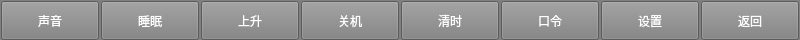
<?xml version="1.0" encoding="UTF-8"?>
<ui version="4.0">
 <class>seconlevel_f6</class>
 <widget class="QWidget" name="seconlevel_f6">
  <property name="geometry">
   <rect>
    <x>0</x>
    <y>0</y>
    <width>800</width>
    <height>40</height>
   </rect>
  </property>
  <property name="palette">
   <palette>
    <active>
     <colorrole role="WindowText">
      <brush brushstyle="SolidPattern">
       <color alpha="255">
        <red>255</red>
        <green>255</green>
        <blue>255</blue>
       </color>
      </brush>
     </colorrole>
     <colorrole role="Button">
      <brush brushstyle="SolidPattern">
       <color alpha="255">
        <red>128</red>
        <green>128</green>
        <blue>128</blue>
       </color>
      </brush>
     </colorrole>
     <colorrole role="Light">
      <brush brushstyle="SolidPattern">
       <color alpha="255">
        <red>192</red>
        <green>192</green>
        <blue>192</blue>
       </color>
      </brush>
     </colorrole>
     <colorrole role="Midlight">
      <brush brushstyle="SolidPattern">
       <color alpha="255">
        <red>160</red>
        <green>160</green>
        <blue>160</blue>
       </color>
      </brush>
     </colorrole>
     <colorrole role="Dark">
      <brush brushstyle="SolidPattern">
       <color alpha="255">
        <red>64</red>
        <green>64</green>
        <blue>64</blue>
       </color>
      </brush>
     </colorrole>
     <colorrole role="Mid">
      <brush brushstyle="SolidPattern">
       <color alpha="255">
        <red>85</red>
        <green>85</green>
        <blue>85</blue>
       </color>
      </brush>
     </colorrole>
     <colorrole role="Text">
      <brush brushstyle="SolidPattern">
       <color alpha="255">
        <red>255</red>
        <green>255</green>
        <blue>255</blue>
       </color>
      </brush>
     </colorrole>
     <colorrole role="BrightText">
      <brush brushstyle="SolidPattern">
       <color alpha="255">
        <red>255</red>
        <green>255</green>
        <blue>255</blue>
       </color>
      </brush>
     </colorrole>
     <colorrole role="ButtonText">
      <brush brushstyle="SolidPattern">
       <color alpha="255">
        <red>255</red>
        <green>255</green>
        <blue>255</blue>
       </color>
      </brush>
     </colorrole>
     <colorrole role="Base">
      <brush brushstyle="SolidPattern">
       <color alpha="255">
        <red>0</red>
        <green>0</green>
        <blue>0</blue>
       </color>
      </brush>
     </colorrole>
     <colorrole role="Window">
      <brush brushstyle="SolidPattern">
       <color alpha="255">
        <red>128</red>
        <green>128</green>
        <blue>128</blue>
       </color>
      </brush>
     </colorrole>
     <colorrole role="Shadow">
      <brush brushstyle="SolidPattern">
       <color alpha="255">
        <red>0</red>
        <green>0</green>
        <blue>0</blue>
       </color>
      </brush>
     </colorrole>
     <colorrole role="AlternateBase">
      <brush brushstyle="SolidPattern">
       <color alpha="255">
        <red>64</red>
        <green>64</green>
        <blue>64</blue>
       </color>
      </brush>
     </colorrole>
     <colorrole role="ToolTipBase">
      <brush brushstyle="SolidPattern">
       <color alpha="255">
        <red>255</red>
        <green>255</green>
        <blue>220</blue>
       </color>
      </brush>
     </colorrole>
     <colorrole role="ToolTipText">
      <brush brushstyle="SolidPattern">
       <color alpha="255">
        <red>0</red>
        <green>0</green>
        <blue>0</blue>
       </color>
      </brush>
     </colorrole>
    </active>
    <inactive>
     <colorrole role="WindowText">
      <brush brushstyle="SolidPattern">
       <color alpha="255">
        <red>255</red>
        <green>255</green>
        <blue>255</blue>
       </color>
      </brush>
     </colorrole>
     <colorrole role="Button">
      <brush brushstyle="SolidPattern">
       <color alpha="255">
        <red>128</red>
        <green>128</green>
        <blue>128</blue>
       </color>
      </brush>
     </colorrole>
     <colorrole role="Light">
      <brush brushstyle="SolidPattern">
       <color alpha="255">
        <red>192</red>
        <green>192</green>
        <blue>192</blue>
       </color>
      </brush>
     </colorrole>
     <colorrole role="Midlight">
      <brush brushstyle="SolidPattern">
       <color alpha="255">
        <red>160</red>
        <green>160</green>
        <blue>160</blue>
       </color>
      </brush>
     </colorrole>
     <colorrole role="Dark">
      <brush brushstyle="SolidPattern">
       <color alpha="255">
        <red>64</red>
        <green>64</green>
        <blue>64</blue>
       </color>
      </brush>
     </colorrole>
     <colorrole role="Mid">
      <brush brushstyle="SolidPattern">
       <color alpha="255">
        <red>85</red>
        <green>85</green>
        <blue>85</blue>
       </color>
      </brush>
     </colorrole>
     <colorrole role="Text">
      <brush brushstyle="SolidPattern">
       <color alpha="255">
        <red>255</red>
        <green>255</green>
        <blue>255</blue>
       </color>
      </brush>
     </colorrole>
     <colorrole role="BrightText">
      <brush brushstyle="SolidPattern">
       <color alpha="255">
        <red>255</red>
        <green>255</green>
        <blue>255</blue>
       </color>
      </brush>
     </colorrole>
     <colorrole role="ButtonText">
      <brush brushstyle="SolidPattern">
       <color alpha="255">
        <red>255</red>
        <green>255</green>
        <blue>255</blue>
       </color>
      </brush>
     </colorrole>
     <colorrole role="Base">
      <brush brushstyle="SolidPattern">
       <color alpha="255">
        <red>0</red>
        <green>0</green>
        <blue>0</blue>
       </color>
      </brush>
     </colorrole>
     <colorrole role="Window">
      <brush brushstyle="SolidPattern">
       <color alpha="255">
        <red>128</red>
        <green>128</green>
        <blue>128</blue>
       </color>
      </brush>
     </colorrole>
     <colorrole role="Shadow">
      <brush brushstyle="SolidPattern">
       <color alpha="255">
        <red>0</red>
        <green>0</green>
        <blue>0</blue>
       </color>
      </brush>
     </colorrole>
     <colorrole role="AlternateBase">
      <brush brushstyle="SolidPattern">
       <color alpha="255">
        <red>64</red>
        <green>64</green>
        <blue>64</blue>
       </color>
      </brush>
     </colorrole>
     <colorrole role="ToolTipBase">
      <brush brushstyle="SolidPattern">
       <color alpha="255">
        <red>255</red>
        <green>255</green>
        <blue>220</blue>
       </color>
      </brush>
     </colorrole>
     <colorrole role="ToolTipText">
      <brush brushstyle="SolidPattern">
       <color alpha="255">
        <red>0</red>
        <green>0</green>
        <blue>0</blue>
       </color>
      </brush>
     </colorrole>
    </inactive>
    <disabled>
     <colorrole role="WindowText">
      <brush brushstyle="SolidPattern">
       <color alpha="255">
        <red>64</red>
        <green>64</green>
        <blue>64</blue>
       </color>
      </brush>
     </colorrole>
     <colorrole role="Button">
      <brush brushstyle="SolidPattern">
       <color alpha="255">
        <red>128</red>
        <green>128</green>
        <blue>128</blue>
       </color>
      </brush>
     </colorrole>
     <colorrole role="Light">
      <brush brushstyle="SolidPattern">
       <color alpha="255">
        <red>192</red>
        <green>192</green>
        <blue>192</blue>
       </color>
      </brush>
     </colorrole>
     <colorrole role="Midlight">
      <brush brushstyle="SolidPattern">
       <color alpha="255">
        <red>160</red>
        <green>160</green>
        <blue>160</blue>
       </color>
      </brush>
     </colorrole>
     <colorrole role="Dark">
      <brush brushstyle="SolidPattern">
       <color alpha="255">
        <red>64</red>
        <green>64</green>
        <blue>64</blue>
       </color>
      </brush>
     </colorrole>
     <colorrole role="Mid">
      <brush brushstyle="SolidPattern">
       <color alpha="255">
        <red>85</red>
        <green>85</green>
        <blue>85</blue>
       </color>
      </brush>
     </colorrole>
     <colorrole role="Text">
      <brush brushstyle="SolidPattern">
       <color alpha="255">
        <red>64</red>
        <green>64</green>
        <blue>64</blue>
       </color>
      </brush>
     </colorrole>
     <colorrole role="BrightText">
      <brush brushstyle="SolidPattern">
       <color alpha="255">
        <red>255</red>
        <green>255</green>
        <blue>255</blue>
       </color>
      </brush>
     </colorrole>
     <colorrole role="ButtonText">
      <brush brushstyle="SolidPattern">
       <color alpha="255">
        <red>64</red>
        <green>64</green>
        <blue>64</blue>
       </color>
      </brush>
     </colorrole>
     <colorrole role="Base">
      <brush brushstyle="SolidPattern">
       <color alpha="255">
        <red>128</red>
        <green>128</green>
        <blue>128</blue>
       </color>
      </brush>
     </colorrole>
     <colorrole role="Window">
      <brush brushstyle="SolidPattern">
       <color alpha="255">
        <red>128</red>
        <green>128</green>
        <blue>128</blue>
       </color>
      </brush>
     </colorrole>
     <colorrole role="Shadow">
      <brush brushstyle="SolidPattern">
       <color alpha="255">
        <red>0</red>
        <green>0</green>
        <blue>0</blue>
       </color>
      </brush>
     </colorrole>
     <colorrole role="AlternateBase">
      <brush brushstyle="SolidPattern">
       <color alpha="255">
        <red>128</red>
        <green>128</green>
        <blue>128</blue>
       </color>
      </brush>
     </colorrole>
     <colorrole role="ToolTipBase">
      <brush brushstyle="SolidPattern">
       <color alpha="255">
        <red>255</red>
        <green>255</green>
        <blue>220</blue>
       </color>
      </brush>
     </colorrole>
     <colorrole role="ToolTipText">
      <brush brushstyle="SolidPattern">
       <color alpha="255">
        <red>0</red>
        <green>0</green>
        <blue>0</blue>
       </color>
      </brush>
     </colorrole>
    </disabled>
   </palette>
  </property>
  <property name="windowTitle">
   <string>Form</string>
  </property>
  <property name="autoFillBackground">
   <bool>true</bool>
  </property>
  <widget class="QWidget" name="horizontalLayoutWidget">
   <property name="geometry">
    <rect>
     <x>-1</x>
     <y>0</y>
     <width>805</width>
     <height>41</height>
    </rect>
   </property>
   <layout class="QHBoxLayout" name="horizontalLayout">
    <property name="spacing">
     <number>2</number>
    </property>
    <property name="leftMargin">
     <number>2</number>
    </property>
    <property name="topMargin">
     <number>1</number>
    </property>
    <property name="rightMargin">
     <number>3</number>
    </property>
    <property name="bottomMargin">
     <number>1</number>
    </property>
    <item>
     <widget class="QPushButton" name="pushButton_F1">
      <property name="sizePolicy">
       <sizepolicy hsizetype="Preferred" vsizetype="Preferred">
        <horstretch>0</horstretch>
        <verstretch>0</verstretch>
       </sizepolicy>
      </property>
      <property name="minimumSize">
       <size>
        <width>98</width>
        <height>0</height>
       </size>
      </property>
      <property name="focusPolicy">
       <enum>Qt::NoFocus</enum>
      </property>
      <property name="text">
       <string>声音</string>
      </property>
     </widget>
    </item>
    <item>
     <widget class="QPushButton" name="pushButton_F2">
      <property name="sizePolicy">
       <sizepolicy hsizetype="Preferred" vsizetype="Preferred">
        <horstretch>0</horstretch>
        <verstretch>0</verstretch>
       </sizepolicy>
      </property>
      <property name="minimumSize">
       <size>
        <width>98</width>
        <height>0</height>
       </size>
      </property>
      <property name="focusPolicy">
       <enum>Qt::NoFocus</enum>
      </property>
      <property name="text">
       <string>睡眠</string>
      </property>
     </widget>
    </item>
    <item>
     <widget class="QPushButton" name="pushButton_F3">
      <property name="sizePolicy">
       <sizepolicy hsizetype="Preferred" vsizetype="Preferred">
        <horstretch>0</horstretch>
        <verstretch>0</verstretch>
       </sizepolicy>
      </property>
      <property name="minimumSize">
       <size>
        <width>98</width>
        <height>0</height>
       </size>
      </property>
      <property name="focusPolicy">
       <enum>Qt::NoFocus</enum>
      </property>
      <property name="text">
       <string>上升</string>
      </property>
     </widget>
    </item>
    <item>
     <widget class="QPushButton" name="pushButton_F4">
      <property name="sizePolicy">
       <sizepolicy hsizetype="Preferred" vsizetype="Preferred">
        <horstretch>0</horstretch>
        <verstretch>0</verstretch>
       </sizepolicy>
      </property>
      <property name="minimumSize">
       <size>
        <width>98</width>
        <height>0</height>
       </size>
      </property>
      <property name="focusPolicy">
       <enum>Qt::NoFocus</enum>
      </property>
      <property name="text">
       <string>关机</string>
      </property>
     </widget>
    </item>
    <item>
     <widget class="QPushButton" name="pushButton_F5">
      <property name="sizePolicy">
       <sizepolicy hsizetype="Preferred" vsizetype="Preferred">
        <horstretch>0</horstretch>
        <verstretch>0</verstretch>
       </sizepolicy>
      </property>
      <property name="minimumSize">
       <size>
        <width>98</width>
        <height>0</height>
       </size>
      </property>
      <property name="focusPolicy">
       <enum>Qt::NoFocus</enum>
      </property>
      <property name="text">
       <string>清时</string>
      </property>
     </widget>
    </item>
    <item>
     <widget class="QPushButton" name="pushButton_F6">
      <property name="sizePolicy">
       <sizepolicy hsizetype="Preferred" vsizetype="Preferred">
        <horstretch>0</horstretch>
        <verstretch>0</verstretch>
       </sizepolicy>
      </property>
      <property name="minimumSize">
       <size>
        <width>98</width>
        <height>0</height>
       </size>
      </property>
      <property name="focusPolicy">
       <enum>Qt::NoFocus</enum>
      </property>
      <property name="text">
       <string>口令</string>
      </property>
     </widget>
    </item>
    <item>
     <widget class="QPushButton" name="pushButton_F7">
      <property name="sizePolicy">
       <sizepolicy hsizetype="Preferred" vsizetype="Preferred">
        <horstretch>0</horstretch>
        <verstretch>0</verstretch>
       </sizepolicy>
      </property>
      <property name="minimumSize">
       <size>
        <width>98</width>
        <height>0</height>
       </size>
      </property>
      <property name="focusPolicy">
       <enum>Qt::NoFocus</enum>
      </property>
      <property name="text">
       <string>设置</string>
      </property>
     </widget>
    </item>
    <item>
     <widget class="QPushButton" name="pushButton_F8">
      <property name="sizePolicy">
       <sizepolicy hsizetype="Preferred" vsizetype="Preferred">
        <horstretch>0</horstretch>
        <verstretch>0</verstretch>
       </sizepolicy>
      </property>
      <property name="minimumSize">
       <size>
        <width>98</width>
        <height>0</height>
       </size>
      </property>
      <property name="focusPolicy">
       <enum>Qt::NoFocus</enum>
      </property>
      <property name="text">
       <string>返回</string>
      </property>
     </widget>
    </item>
    <item>
     <spacer name="horizontalSpacer">
      <property name="orientation">
       <enum>Qt::Horizontal</enum>
      </property>
      <property name="sizeHint" stdset="0">
       <size>
        <width>40</width>
        <height>20</height>
       </size>
      </property>
     </spacer>
    </item>
   </layout>
  </widget>
 </widget>
 <resources/>
 <connections/>
</ui>
